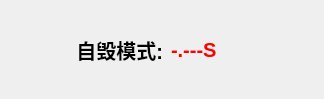
<?xml version="1.0" encoding="UTF-8"?>
<ui version="4.0">
 <class>FelfOutTime</class>
 <widget class="QWidget" name="FelfOutTime">
  <property name="geometry">
   <rect>
    <x>0</x>
    <y>0</y>
    <width>324</width>
    <height>99</height>
   </rect>
  </property>
  <property name="windowTitle">
   <string>自毁倒计时</string>
  </property>
  <layout class="QGridLayout" name="gridLayout">
   <item row="0" column="1">
    <widget class="QLabel" name="label_2">
     <property name="minimumSize">
      <size>
       <width>140</width>
       <height>60</height>
      </size>
     </property>
     <property name="maximumSize">
      <size>
       <width>140</width>
       <height>16777215</height>
      </size>
     </property>
     <property name="font">
      <font>
       <pointsize>15</pointsize>
       <weight>75</weight>
       <bold>true</bold>
      </font>
     </property>
     <property name="styleSheet">
      <string notr="true">color: rgb(255, 0, 0);</string>
     </property>
     <property name="text">
      <string>-.---S</string>
     </property>
     <property name="alignment">
      <set>Qt::AlignLeading|Qt::AlignLeft|Qt::AlignVCenter</set>
     </property>
    </widget>
   </item>
   <item row="0" column="0">
    <widget class="QLabel" name="label">
     <property name="minimumSize">
      <size>
       <width>150</width>
       <height>60</height>
      </size>
     </property>
     <property name="maximumSize">
      <size>
       <width>150</width>
       <height>16777215</height>
      </size>
     </property>
     <property name="font">
      <font>
       <pointsize>15</pointsize>
       <weight>75</weight>
       <bold>true</bold>
      </font>
     </property>
     <property name="text">
      <string>自毁模式:</string>
     </property>
     <property name="alignment">
      <set>Qt::AlignRight|Qt::AlignTrailing|Qt::AlignVCenter</set>
     </property>
    </widget>
   </item>
  </layout>
 </widget>
 <resources/>
 <connections/>
</ui>
